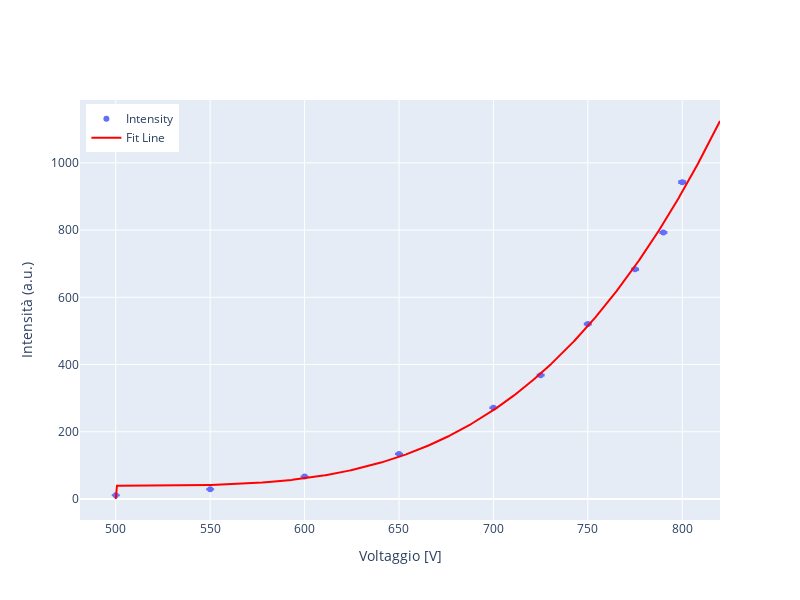

Notebook code for this chart:
### Code cell
fig = go.Figure()

fig.add_trace(go.Scatter(
    x=V,
    y=F,
    mode='markers',
    name='Intensity',
    error_y=dict(
        type='data',
        array=sF,
        visible=True
    )
))

fit_x = np.linspace(V.min(), V.max()+20, 1000)
fit_y = fit_functon(fit_x, *popt)

fig.add_trace(go.Scatter(
    x=fit_x,
    y=fit_y,
    mode='lines',
    name='Fit Line',
    line=dict(color='red')
))

fig.update_layout(
    #xaxis_title='Voltage (V)',
    yaxis_title='Intensità (a.u.)',
    xaxis_title='Voltaggio [V]',
    # title='Intensity vs Voltage',
    width=800,
    height=600,
    # xaxis_type='log',
    #yaxis_type='log'
    legend=dict(
        x=0.01,
        y=0.99,
        xanchor='left',
        yanchor='top'
    )
)

fig.write_html(dir_path + '/html/plotly_fototubo_fit.html')
fig.write_image(dir_path + '/images/plotly_fototubo_fit.png')
fig.show()

### Figure 1 — Plotly figure (JSON) as saved in the notebook; plotly's stock layout.template omitted (floating-point values rounded to 4 significant figures; data arrays with more than 128 entries replaced by an {"elided": "..."} marker saying what was removed)
{"data": [{"error_y": {"array": [0.03738, 0.08463, 0.1269, 0.2953, 0.768, 0.9448, 1.236, 1.941, 1.463, 2.552], "type": "data", "visible": true}, "mode": "markers", "name": "Intensity", "type": "scatter", "x": [500, 550, 600, 650, 700, 725, 750, 775, 790, 800], "y": [11.36, 28.94, 66.7, 134.1, 271.7, 368.5, 520.7, 683.3, 792.7, 942.5]}, {"line": {"color": "red"}, "mode": "lines", "name": "Fit Line", "type": "scatter", "x": {"elided": "1000 float values"}, "y": {"elided": "1000 float values"}}], "layout": {"height": 600, "legend": {"x": 0.01, "xanchor": "left", "y": 0.99, "yanchor": "top"}, "width": 800, "xaxis": {"title": {"text": "Voltaggio [V]"}}, "yaxis": {"title": {"text": "Intensità (a.u.)"}}}}
